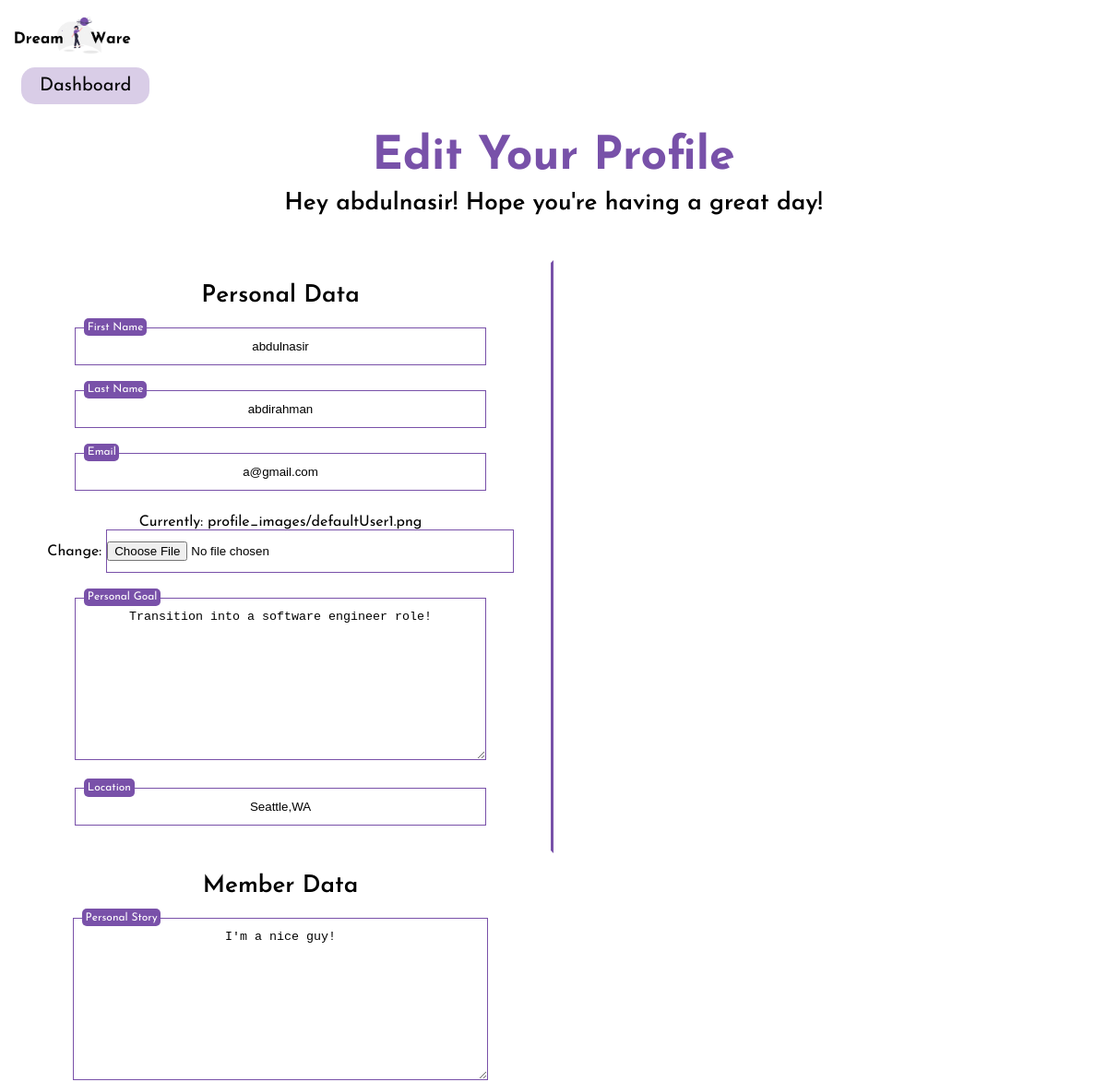
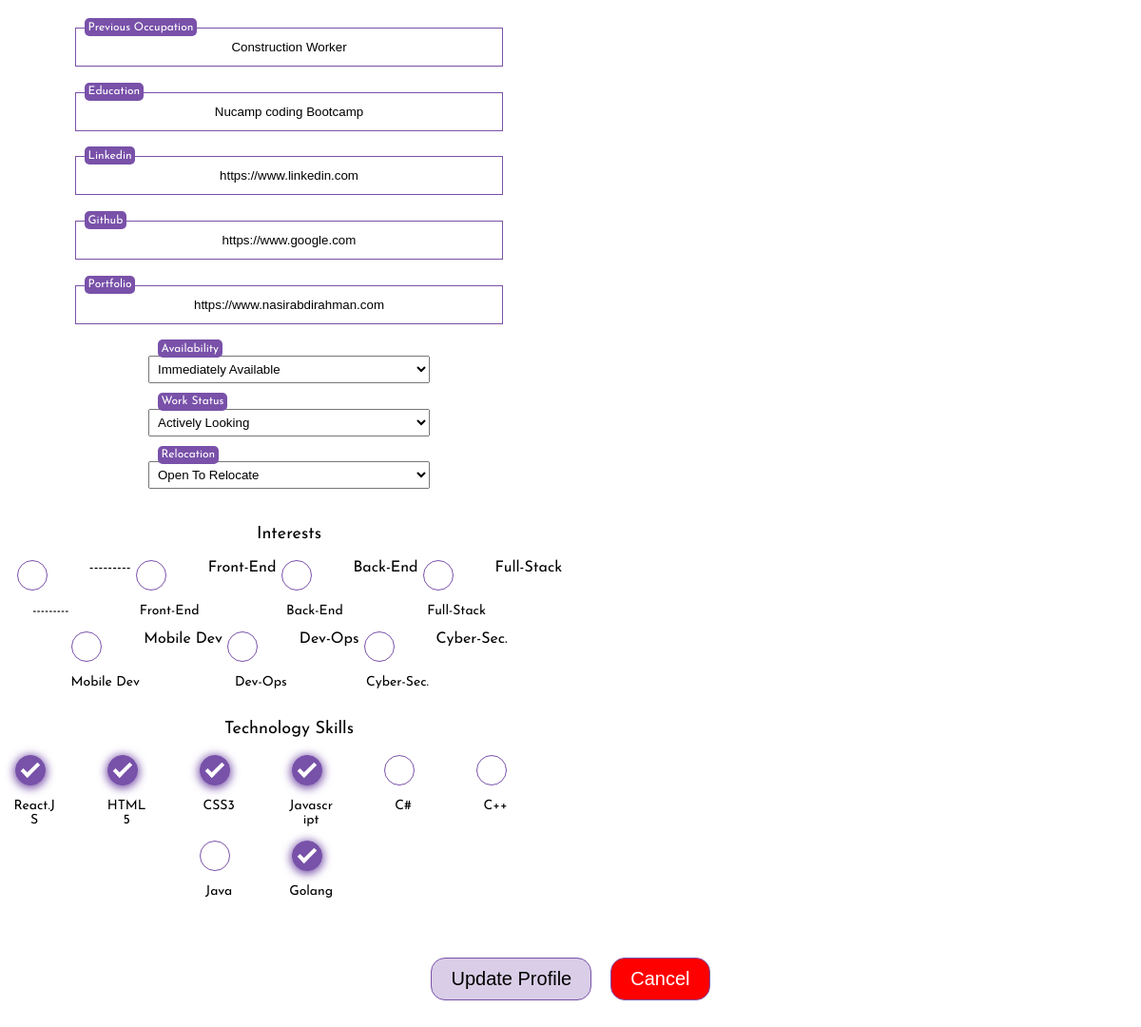
The app's page /memberProfile/ (signed in) with its own data (2 pictures, top to bottom).
### dashboard/models.py (models this page shows, shortened)
class CustomUser(AbstractBaseUser, PermissionsMixin):
    def validate_email(value):
        valid_emails = [
            '@gmail.com',
            '@outlook.com',
            '@yahoo.com',
            '@protonmail.com',
            '@aol.com',
            '@icloud.com',
        ]
        for x in valid_emails:
            if x in value:
                return value
            else:
                raise ValidationError("Email Field only accepts gmail, outlook, yahoo, aol and icloud addressees.")
    username = None
    email = models.EmailField(blank = False, unique = True, validators=[validate_email])
    first_name = models.CharField(blank = False,max_length=50)
    last_name = models.CharField(blank = False,max_length=50)
    is_admin = models.BooleanField(default = False)
    is_staff = models.BooleanField(default=False)
    is_active = models.BooleanField(default=True)
    is_company = models.BooleanField(blank=False,default=False)#Monitors companies active on platform
    date_joined = models.DateTimeField(default=timezone.now)
    USERNAME_FIELD = 'email'
    REQUIRED_FIELDS = ['first_name','last_name']
    objects = CustomUserManager()

class Member(models.Model):
    INTERESTS = (
        ('FE', 'Front-End'),
        ('BE', 'Back-End'),
        ('FS', 'Full-Stack'),
        ('MD', 'Mobile Dev'),
        ('DO', 'Dev-Ops'),
        ('CS', 'Cyber-Sec.')
    )
    WORK_STATUS = (
        ('AL', 'Actively Looking'),
        ('AC', 'Just Curious'),
        ('HE', 'Happily Employed')
    )
    WORK_AVAILABILITY = (
        ('IA', 'Immediately Available'),
        ('AW', 'About 2 Weeks'),
        ('MT', 'Moving Target')
    )
    RELOCATION_STATUS = (
        ('OK', 'Open To Relocate'),
        ('NO', 'No Relocation')
    )
    user = models.OneToOneField(CustomUser, on_delete=models.CASCADE)
    email = models.EmailField()
    picture = models.ImageField(default="defaultuser.png",upload_to="profile_images") #upload to images folder in database
    location = models.CharField(max_length=100)
    personal_goal = models.TextField(max_length=500)
    personal_story = models.TextField(max_length=500)
    education = models.CharField(max_length=100)
    linkedin = models.URLField()
    github = models.URLField()
    portfolio = models.URLField()
    interests = MultiSelectField(choices=INTERESTS)
    previous_occupation = models.CharField(max_length=100)
    availability = models.CharField(max_length=2, choices=WORK_AVAILABILITY)
    workstatus = models.CharField(max_length=2, choices=WORK_STATUS)
    relocation = models.CharField(max_length=2, choices=RELOCATION_STATUS)
    skills = models.ManyToManyField(TechSkills,related_name="CustomUsers")

class TechSkills(models.Model):
    name = models.CharField(max_length=65,unique=True)
    def __str__(self):
        return self.name

### dashboard/views.py (the view)
# urls.py: path('memberProfile/', views.memberProfile, name='memberProfile'),
@login_required(login_url='/login/')
def memberProfile(request):
    if request.method == 'POST':
        user_form = UpdateUserForm(request.POST, instance=request.user)
        profile_form = MemberProfileForm(request.POST,request.FILES, instance=request.user.member, )
        if user_form.is_valid() and profile_form.is_valid():
            user_form.save()
            profile_form.save()
            messages.success(request, 'Your profile was updated successfully')
            return redirect('memberProfile')
        else:
            return render(request, "memberProfile.html",
                {
                'user_form': user_form,
                'profile_form': profile_form,
                }
            )
    else:
        user_form = UpdateUserForm(instance=request.user)
        profile_form = MemberProfileForm(instance=request.user.member)
    return render(request, 'memberProfile.html',
        {
            'user_form': user_form,
            'profile_form': profile_form,
        }
    )

### dashboard/forms.py
class UpdateUserForm(forms.ModelForm):
    first_name = forms.CharField(max_length=50)
    last_name = forms.CharField(max_length=50)
    email = forms.EmailField()
    class Meta:
        model = CustomUser
        fields = ('first_name','last_name', 'email',)

class MemberProfileForm(forms.ModelForm):
    picture = forms.ImageField()
    location = forms.CharField(max_length=50,widget=forms.TextInput(attrs={'placeholder': 'Location'}))
    personal_story = forms.Textarea()
    personal_goal = forms.Textarea()
    education = forms.CharField()
    linkedin = forms.URLField()
    github = forms.URLField()
    portfolio = forms.URLField()
    interests = forms.CheckboxSelectMultiple()
    previous_occupation = forms.CharField()
    availability = forms.CheckboxSelectMultiple
    workstatus = forms.CheckboxSelectMultiple
    relocation =  forms.CheckboxSelectMultiple
    skills = forms.ModelMultipleChoiceField(required=False,queryset=TechSkills.objects.all(),widget=forms.CheckboxSelectMultiple)
    class Meta:
        model = Member
        fields = (
            'picture','location','personal_story','personal_goal','education','linkedin',
            'github','portfolio','previous_occupation','availability',
            'workstatus','interests','relocation' ,'skills'
            )

### templates/memberProfile.html (shortened to what this page needs)
<!DOCTYPE html>
<html lang="en">
    <head>
        {% load static %}
        <link rel="stylesheet" href="{% static 'style.css' %}">
    </head>
    <body>
        <main>
            <a href="/"><img src="/static/images/dreamwareLogo.png" height="12%" width="12%"></a>
            <section class="homeBtn">
                <a href="/memberDashboard" class="btn-main">Dashboard</a>
            </section>
            <section class="updateUser-title">
                <h1>Edit Your Profile</h1>
                <h2 class="subtitle">Hey {{user.first_name}}! Hope you're having a great day!</h2>
            </section>
            <form  method="POST" enctype="multipart/form-data" >
                <section class="updateProfileSection">
                    <section class="userData-panel">
                        <h2>Personal Data</h2>
                        <label class="input-labels" for={ user_form.first_name }>First Name</label>
                        {{ user_form.first_name }}<br>
                        <label class="input-labels" for={ user_form.last_name }>Last Name</label>
                        {{ user_form.last_name }} <br>
                        <label class="input-labels" for={ user_form.email }>Email</label>
                        {{ user_form.email }} <br>
                        {{ profile_form.picture }} <br>
                        <label class="input-labels" for={ user_form.personal_goal }>Personal Goal</label>
                        {{ profile_form.personal_goal }} <br>
                        <label class="input-labels" for={ user_form.location }>Location</label>
                        {{ profile_form.location }} <br>
                    </section>
                    <section class="memberData-panel">
                        <h2>Member Data</h2>
                        <label class="input-labels" for={ user_form.personal_story }>Personal Story</label>
                        {{ profile_form.personal_story }} <br>
                        <label class="input-labels" for={ user_form.previous_occupation }> Previous Occupation</label>
                        {{ profile_form.previous_occupation }} <br>
                        <label class="input-labels" for={ user_form.education }> Education</label>
                        {{ profile_form.education }} <br>
                        <label class="input-labels" for={ user_form.linkedin }> Linkedin</label>
                        {{ profile_form.linkedin }} <br>
                        <label class="input-labels" for={ user_form.github }> Github</label>
                        {{ profile_form.github }} <br>
                        <label class="input-labels" for={ user_form.portfolio }> Portfolio</label>
                        {{ profile_form.portfolio }} <br>
                        <label class="input-labels" for={ user_form.availability }> Availability</label>
                        {{ profile_form.availability }} <br>
                        <label class="input-labels" for={ user_form.workstatus }> Work Status</label>
                        {{ profile_form.workstatus }} <br>
                        <label class="input-labels" for={ user_form.relocation }> Relocation</label>
                        {{ profile_form.relocation }} <br>
                        <p>Interests</p>
                        <section class="checkboxesFormContainer">
                            {% for interest in profile_form.interests %}
                                <label for="{{ interest.id_for_label }}" class="interestsSkillsForm">
                                    <div class="interestsTitle">
                                        <p class="title">{{ interest.choice_label }} </p>
                                    </div>
                                    {{ interest.tag }}
                                    <span class="skill-checkmark"></span>
                                </label>
                            {% endfor %}
                        </section>
                        <p>Technology Skills</p>
                        <section class="checkboxesFormContainer">
                            {% for skill in profile_form.skills %}
                                <label for="{{ skill.id_for_label }}" class="interestsSkillsForm">
                                    <div class="interestsTitle">
                                        <p class="title">{{ skill.choice_label }} </p>
                                    </div>
                                    <span class="skill-checkmark"></span>
                                </label>
                            {% endfor %}
                        </section>
                    </section>
                </section>
                <section class="updateUserInput">
                    <input class="btn-submit" type="submit" value="Update Profile" name="save" />
                    <input class="btn-cancel" type="reset" value="Cancel" href="/"> </input>
                </section>
            </form>
        </main>
    </body>
</html>

### static/style.css (style rules this page uses)
html,body { background-color: #ffffff; font-family: 'JosefinSans-regular', sans-serif; scroll-behavior: smooth; }
h1 { color: rgba(120, 81, 169); font-family: 'JosefinSans-bold',sans-serif; font-size: 50px; }
h2 { color: #000000; font-family: 'JosefinSans-semibold',sans-serif; font-size: 26px; }
p { color: #000000; font-family: 'JosefinSans-regular', sans-serif; font-size: 18px; }
a { text-decoration: none ; color: #000000 }
.subtitle { margin-top: -30px; }
.btn-main { background-color:rgba(217, 205, 231); font-size: 20px !important; padding: 10px 20px 10px 20px; border-radius: 15px; margin-left: 15px; }
.btn-cancel { background-color:rgb(255, 0, 0); color: #ffffff; font-size: 20px !important; padding: 10px 20px 10px 20px; border-radius: 15px; margin-left: 1em; width:auto }
.btn-submit { background-color:rgba(217, 205, 231); font-size: 20px !important; padding: 10px 20px 10px 20px; border-radius: 15px; width:auto }
input { width: 75%; padding-top: 0.9em; padding-bottom: 0.9em; text-align: center; margin-bottom: 2em; border: 1px solid rgb(121, 81, 169); }
.input-labels { position: absolute; font-size: 12px; color: #ffffff; background-color: rgb(121, 81, 169); border-radius: 5px; padding: 0.3em; margin-left: 10px; margin-top: -10px; }
.updateProfileSection { display:flex; flex-flow: row wrap; text-align: center; width:100%; }
.updateProfileSection input { width: 75%; padding-top: 0.9em; padding-bottom: 0.9em; text-align: center; margin-bottom: 2em; border: 1px solid rgb(121, 81, 169); }
.updateUser-title { text-align: center; margin-top: 1em; margin-bottom: 3em; }
.userData-panel { width:49.5%; border-style: solid; border-bottom-color: transparent; border-top-color: transparent; border-right-color: rgba(120, 81, 169); border-left-color: transparent; }
.memberData-panel { width: 50%; }
.memberData-panel select { padding: 5px; }
.updateUserInput { display: flex; justify-content: center; margin-top: 3em; }
.homeBtn { margin-top: 1em; width: 10%; }
#id_personal_goal { width: 75%; padding-top: 0.9em; padding-bottom: 0.9em; text-align: center; margin-bottom: 2em; border: 1px solid rgb(121, 81, 169); }
#id_personal_story { width: 75%; padding-top: 0.9em; padding-bottom: 0.9em; text-align: center; margin-bottom: 2em; border: 1px solid rgb(121, 81, 169); }
#id_availability { width: 50%; margin: 0.5em 0 1.5em 0; }
#id_workstatus { width: 50%; margin: 0.5em 0 1.5em 0; }
#id_relocation { width: 50%; margin: 0.5em 0 1.5em 0; }
.checkboxesFormContainer { display: flex; flex-flow: row wrap; justify-content: center; }
.interestsSkillsForm { display: flex; flex-flow: row; }
.interestsSkillsForm .skill-checkmark { position: absolute; margin-left: 0.2em; height: 30px; width: 30px; background: rgba(255, 255, 255, 0.3); border: 1px solid rgb(120, 81, 169); border-radius: 20px; backdrop-filter: blur(10px); }
.interestsSkillsForm .skill-checkmark:after { content: ""; position: absolute; display: none; }
.interestsSkillsForm input:checked ~ .skill-checkmark { background-color: rgb(120, 81, 169); box-shadow: 0 1.5px 10px 1.5px rgb(120, 81, 169); }
.interestsSkillsForm input:checked ~ .skill-checkmark:after { display: block; }
.interestsSkillsForm .skill-checkmark:after { left: 10px; top: 3px; width: 5.5px; height: 15px; border: solid white; border-width: 0 4px 4px 0; -webkit-transform: rotate(45deg); -ms-transform: rotate(45deg); transform: rotate(45deg); }
.interestsTitle { padding-top: 2em; inline-size: 77px; word-break: break-all; }
.interestsTitle .title { font-size: 14px; }

### records on screen
CustomUser: first_name "abdulnasir", last_name "abdirahman", email "a@gmail.com"
Member: personal_goal "Transition into a software engineer role!", location "Seattle,WA", personal_story "I'm a nice guy!", previous_occupation "Construction Worker", education "Nucamp coding Bootcamp", linkedin "https://www.linkedin.com", github "https://www.google.com", portfolio "https://www.nasirabdirahman.com", availability "Immediately Available", workstatus "Actively Looking", relocation "Open To Relocate"
TechSkills: choice_label "React.JS"
TechSkills: choice_label "HTML5"
TechSkills: choice_label "CSS3"
TechSkills: choice_label "Javascript"
TechSkills: choice_label "C#"
TechSkills: choice_label "C++"
TechSkills: choice_label "Java"
TechSkills: choice_label "Golang"

### other values on screen
{{ interest.choice_label }} "---------" "Front-End" "Back-End" "Full-Stack" "Mobile Dev" "Dev-Ops" "Cyber-Sec."
